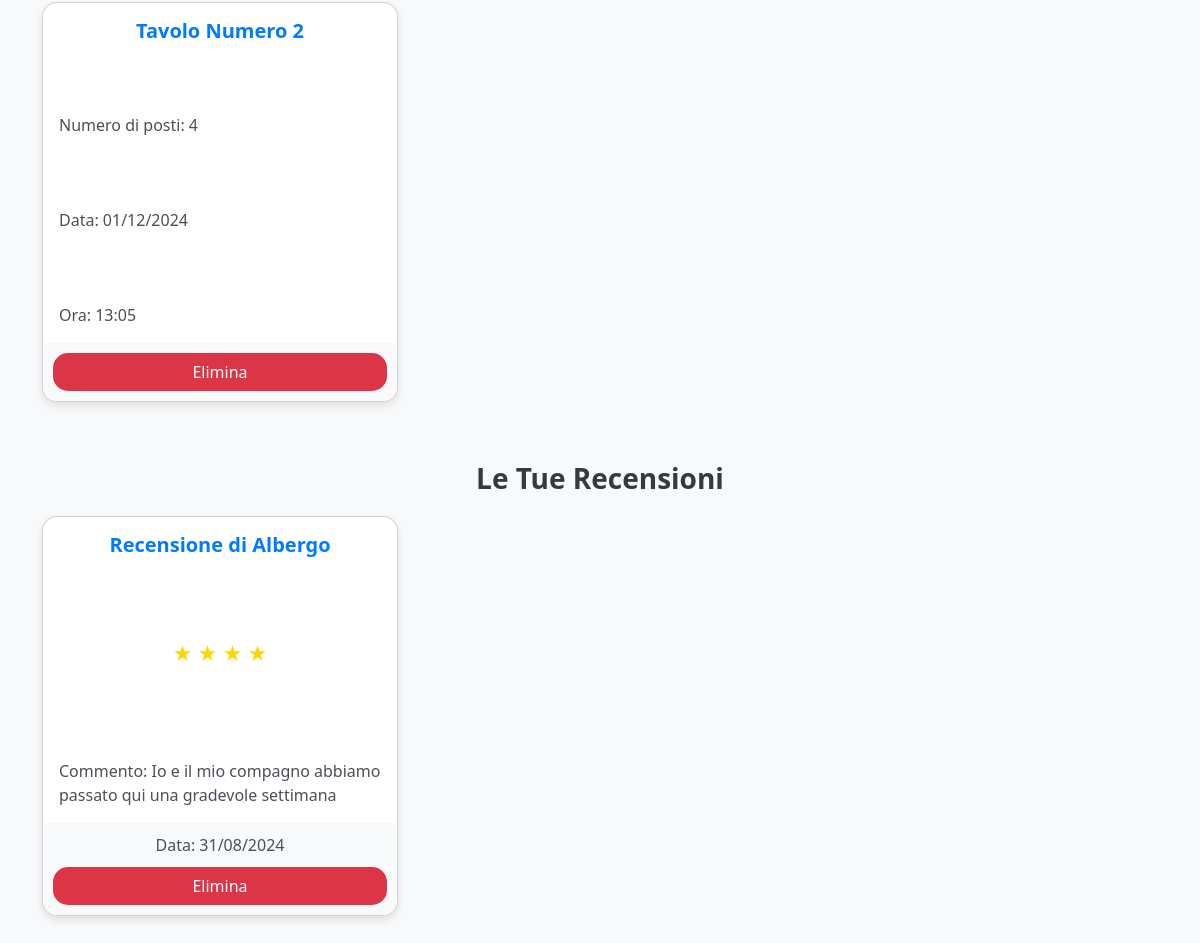
The page /core/area_personale (signed in, lower part) on the database as committed earlier.
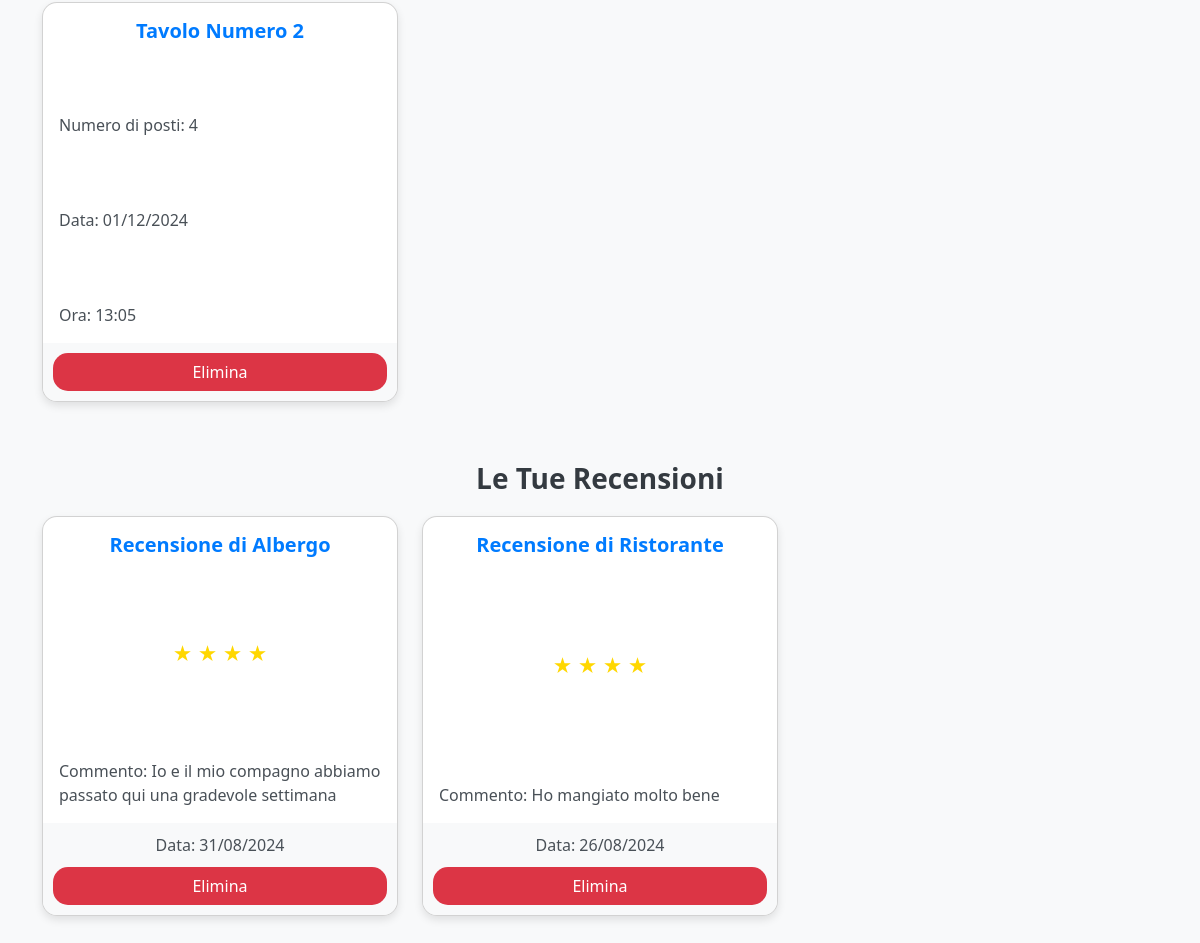
The same page on the database as committed later.
### core/models.py (models this page shows, shortened)
class TavoloBooking(models.Model):
    user = models.ForeignKey(User, on_delete=models.CASCADE)
    tavolo = models.ForeignKey(Tavolo, on_delete=models.CASCADE)
    data = models.DateField()
    orario_arrivo = models.TimeField()
    tipo_pasto = models.CharField(choices=[('pranzo', 'Pranzo'), ('cena', 'Cena')], max_length=15)
    numero_persone = models.IntegerField()
    numero_telefono = models.CharField(max_length=15)
    email = models.EmailField(max_length=254)
    note = models.TextField(blank=True)
    class Meta:
        verbose_name = "Prenotazione Tavolo"
        verbose_name_plural = "Prenotazioni Tavoli"
        ordering = ['data']

class Tavolo(models.Model):
    numero = models.IntegerField(unique=True)
    posti = models.IntegerField()
    class Meta:
        verbose_name = "Tavolo"
        verbose_name_plural = "Tavoli"

class Recensione(models.Model):
    CATEGORIE = [
        ('ristorante', 'Ristorante'),
        ('albergo', 'Albergo'),
    ]
    user = models.ForeignKey(User, on_delete=models.CASCADE)
    voto = models.IntegerField(choices=[(i, str(i)) for i in range(1, 6)])
    commento = models.TextField()
    immagine = models.ImageField(upload_to='review_images/', null=True, blank=True)
    categoria = models.CharField(max_length=20, choices=CATEGORIE)
    data = models.DateField(default=timezone.now)
    created_at = models.DateTimeField(auto_now_add=True)
    class Meta:
        verbose_name = "Recensione"
        verbose_name_plural = "Recensioni"

### core/views.py (the view)
# urls.py: path('area_personale',views.area_personale, name='area_personale'),
@login_required
def area_personale(request):
    prenotazioni_camere = RoomBooking.objects.filter(user=request.user)
    prenotazioni_tavoli = TavoloBooking.objects.filter(user=request.user)
    recensioni = Recensione.objects.filter(user=request.user)
    context = {
        'prenotazioni_camere': prenotazioni_camere,
        'prenotazioni_tavoli': prenotazioni_tavoli,
        'recensioni': recensioni,
    }
    return render(request, 'core/area_personale.html', context)

### core/templates/core/area_personale.html (shortened to what this page needs)
<!doctype html>
<html lang="it">
  <head>
    <link href="https://cdn.jsdelivr.net/npm/bootstrap@5.3.3/dist/css/bootstrap.min.css" rel="stylesheet">
  </head>
  <body>
    <div class="container my-5">
      <div class="row">
        {% for prenotazione in prenotazioni_tavoli %}
          <div class="col-md-4">
            <div class="card">
              <div class="card-body">
                <h5 class="card-title">Tavolo Numero {{ prenotazione.tavolo.numero }}</h5>
                <p class="card-text">Numero di posti: {{ prenotazione.tavolo.posti }}</p>
                <p class="card-text">Data: {{ prenotazione.data|date:"d/m/Y" }}</p>
                <p class="card-text">Ora: {{ prenotazione.orario_arrivo|date:"H:i" }}</p>
              </div>
              <div class="card-footer">
                <form method="POST" action="{% url 'elimina_prenotazione_tavolo' prenotazione.id %}">
                  <button type="submit" class="btn delete-btn" onclick="return confirm('Sei sicuro di voler eliminare questa prenotazione?');">Elimina</button>
                </form>
              </div>
            </div>
          </div>
        {% endfor %}
      </div>
      <h2 class="section-title">Le Tue Recensioni</h2>
      <div class="row">
        {% for recensione in recensioni %}
          <div class="col-md-4">
            <div class="card recensione-card">
              <div class="card-body">
                <h5 class="card-title">Recensione di {{ recensione.categoria|capfirst }}</h5>
                <div class="star-rating">
                  {% for i in "12345" %}
                    {% if forloop.counter <= recensione.voto %}
                      <span>&#9733;</span>
                    {% endif %}
                  {% endfor %}
                </div>
                <p class="card-text">Commento: {{ recensione.commento }}</p>
              </div>
              <div class="card-footer">
                <p class="card-text">Data: {{ recensione.data|date:"d/m/Y" }}</p>
                <form method="POST" action="{% url 'elimina_recensione' recensione.id %}" onsubmit="return confirm('Sei sicuro di voler eliminare questa recensione?');">
                  <button type="submit" class="btn delete-btn">Elimina</button>
                </form>
              </div>
            </div>
          </div>
        {% endfor %}
      </div>
    </div>
  </body>
</html>

Rows that differ between the two databases and show on the page:
added Recensione: categoria "Ristorante", voto 4 (drawn), commento "Ho mangiato molto bene", data "26/08/2024"
